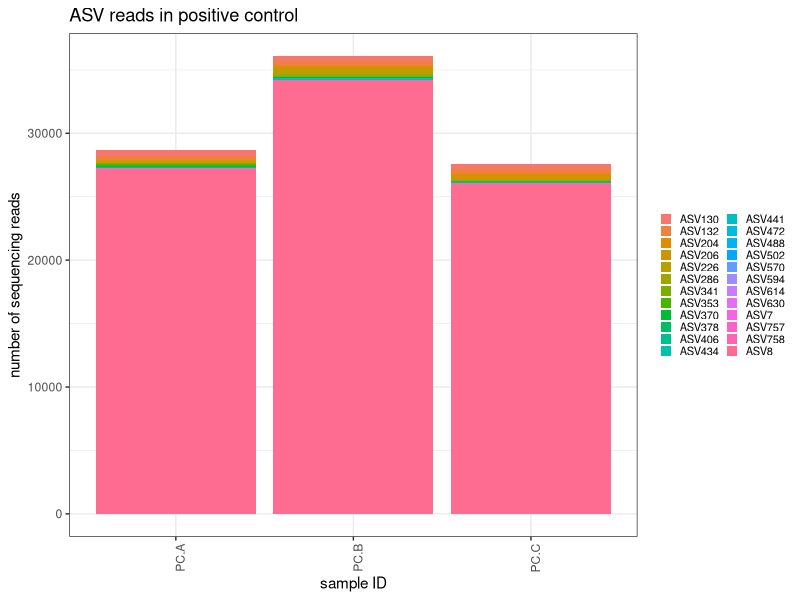
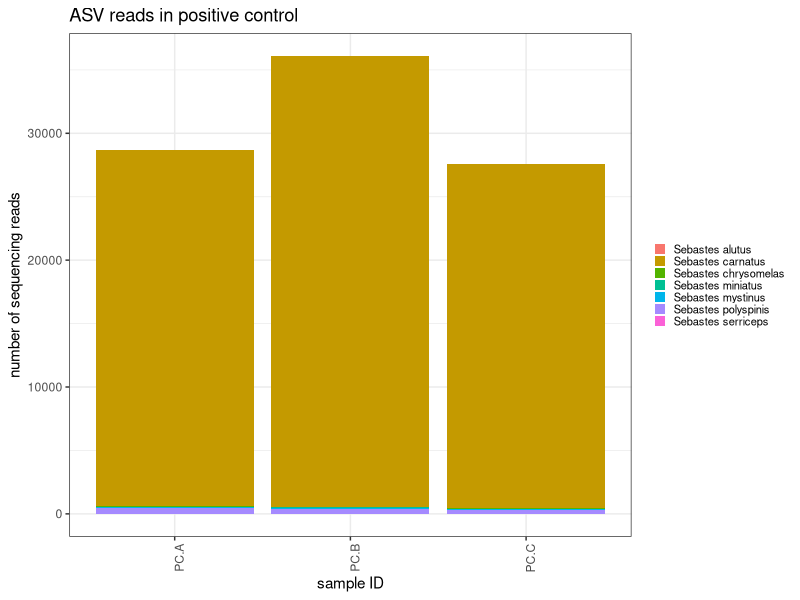
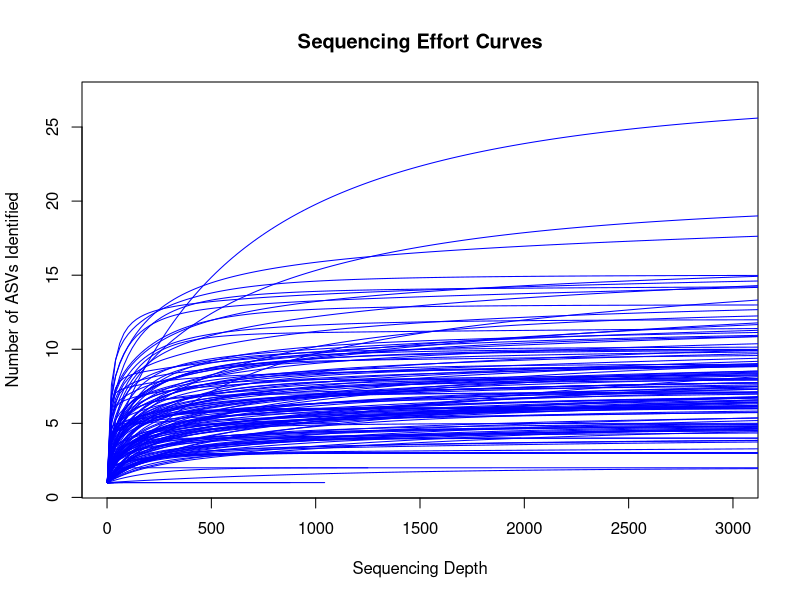

These figures' R source, in order:
## ---- chunk 1
library(tidyverse)
library(ggplot2)
library(here)
## ---- chunk 2
## load taxonomic assignments
assignments <- read.csv(here("data", "rkfish_outputs", "taxonomy_customrkfishdb.csv")) %>% unique() %>% select(!X) %>%
  rename(ASV = qseqid)
## ---- chunk 3
asv_table <- read.csv(here("data", "rkfish_outputs", "ASVtable.csv")) %>%
  rename(sample_id = X) %>%
  pivot_longer(cols = -1, names_to = "ASV", values_to = "reads") %>%
  filter(reads > 0) %>%
  left_join(assignments, by = "ASV")
## ---- chunk 4
asv_table_filter1 <- asv_table %>%
  filter(!is.na(taxon))

removed_asvs <- anti_join(asv_table, asv_table_filter1) %>%
  group_by(ASV) %>%
  summarize(total_reads = sum(reads)) %>%
  arrange(desc(total_reads))
removed_asvs

#how many ASVs and total reads removed because of no tax assignment? 
nrow(removed_asvs)
sum(removed_asvs$total_reads)
#proportion of reads removed because of no taxonomic assignment
sum(removed_asvs$total_reads)/sum(asv_table$reads)
## ---- chunk 5
track <- read.csv(here("data", "rkfish_outputs", "track.csv")) %>%
  rename(sample_id = X) #%>%
  #rename(fastq_ID = sample_id) %>% 
  #mutate(sample_id = gsub("-", "_", sample_id))

reads_per_sample <- asv_table_filter1 %>%
  group_by(sample_id) %>%
  summarize(tax_reads = sum(reads))

track <- track %>%
  left_join(reads_per_sample) %>%
  mutate(tax_reads = ifelse(is.na(tax_reads), 0, tax_reads))
## ---- chunk 6
metadata <- read.csv(here("data", "metadata_20260325run.csv")) %>%
  filter(primer == "Rockfish")
## ---- chunk 7
asv_table_filter1 <- asv_table_filter1 %>%
  rename(fastq_ID = sample_id) %>% 
  mutate(fastq_ID = gsub("-", "_", fastq_ID))

asv_table_with_sample_type <- metadata %>%
  dplyr::select(fastq_ID, extraction_ID, replicate, protocol) %>%
  left_join(asv_table_filter1, by = "fastq_ID")
## ---- chunk 8
asv_table_with_sample_type %>%
  filter(reads > 0) %>%
  filter(extraction_ID == "PC") %>%
  ggplot(aes(x=interaction(extraction_ID, replicate), y=reads, fill=ASV)) +
  geom_bar(stat = "identity") + 
    theme_bw() +
  labs(
    y = "number of sequencing reads",
    x = "sample ID",
    title = "ASV reads in positive control") + 
  theme(
    axis.text.x = element_text(angle = 90, hjust = 0.95),
    legend.text = element_text(size = 8),
    legend.key.size = unit(0.3, "cm"),
    legend.position = "right",
    #legend.position = "none",
    legend.title = element_blank()
  )

asv_table_with_sample_type %>%
  filter(reads > 0) %>%
  filter(extraction_ID == "PC") %>%
  ggplot(aes(x=interaction(extraction_ID, replicate), y=reads, fill=taxon)) +
  geom_bar(stat = "identity") + 
    theme_bw() +
  labs(
    y = "number of sequencing reads",
    x = "sample ID",
    title = "ASV reads in positive control") + 
  theme(
    axis.text.x = element_text(angle = 90, hjust = 0.95),
    legend.text = element_text(size = 8),
    legend.key.size = unit(0.3, "cm"),
    legend.position = "right",
    #legend.position = "none",
    legend.title = element_blank()
  )
## ---- chunk 9
prop_asvs_in_positives <- asv_table_with_sample_type %>%
  filter(reads > 0) %>%
  filter(extraction_ID == "PC") %>%
  group_by(extraction_ID, replicate) %>%
  mutate(TotalReadsPerSample = sum(reads)) %>%
  mutate(Prop = reads/TotalReadsPerSample) %>%
  group_by(ASV) %>%
  summarise(max_prop = max(Prop)) %>%
  arrange(desc(max_prop)) 
prop_asvs_in_positives
## ---- chunk 10
indexhop_table <- asv_table_with_sample_type %>%
  group_by(extraction_ID, replicate) %>%
  mutate(TotalReadsPerSample = sum(reads, na.rm = T)) %>%
  left_join(prop_asvs_in_positives, by = c("ASV")) %>%
  mutate(IndexHoppingReads = TotalReadsPerSample*max_prop) %>%
  mutate(IndexHoppingReads = if_else(is.na(IndexHoppingReads), 0, IndexHoppingReads)) %>%
  mutate(IndexHoppingReads = as.integer(IndexHoppingReads)) %>%
  mutate(reads_IndexHop_removed = reads - IndexHoppingReads) %>%
  mutate(reads_IndexHop_removed = if_else(reads_IndexHop_removed < 0, 0, reads_IndexHop_removed))
head(indexhop_table)
## ---- chunk 11
asv_table_filter2 <- indexhop_table %>%
  dplyr::select(!reads) %>%
  dplyr::select(!TotalReadsPerSample) %>%
  dplyr::select(!max_prop) %>%
  dplyr::select(!IndexHoppingReads) %>%
  dplyr::rename(reads = reads_IndexHop_removed)
## ---- chunk 12
asv_table_filter2  %>%
  filter(reads > 0) %>%
  filter(extraction_ID == "NC") 
## ---- chunk 13
library(vegan)

asv_table_wide <- asv_table_filter2 %>%
  select(extraction_ID, replicate, protocol, ASV, reads) %>%
  filter(!is.na(reads)) %>%
  mutate(reads = as.integer(reads)) %>%
  group_by(extraction_ID, replicate, protocol, ASV) %>%
  summarise(reads = sum(reads), .groups = "drop") %>%
  pivot_wider(names_from = ASV, values_from = reads, values_fill = 0)

extraction_ID <- asv_table_wide$extraction_ID

asv_table_wide <- asv_table_wide %>%
  ungroup() %>%
  select(-extraction_ID) %>%
  select(-replicate) %>%
  select(-protocol)

## plots the figure
rarecurve(asv_table_wide, step = 20, col = "blue", label = FALSE, 
          main = "Sequencing Effort Curves",
          xlab = "Sequencing Depth", ylab = "Number of ASVs Identified",
          xlim = c(0,3000))
## ---- chunk 14
read_summary <- asv_table_filter2 %>%
  filter(!is.na(reads)) %>%
  group_by(extraction_ID, replicate, protocol) %>%
  summarize(tot_reads = sum(reads)) %>%
  arrange(desc(tot_reads)) %>%
  group_by(protocol) %>%
  summarize(atleast0 = sum(tot_reads >= 0),
            atleast100 = sum(tot_reads >= 100),
            atleast500 = sum(tot_reads >= 500),
            atleast1k = sum(tot_reads >= 1000),
            atleast2k = sum(tot_reads >= 2000))
read_summary
## ---- chunk 15
asv_table_filter3 <- asv_table_with_sample_type %>%
  group_by(extraction_ID, replicate, protocol) %>%
  mutate(tot_reads = sum(reads)) %>%
  filter(tot_reads >= 1000)
## ---- chunk 16
#saveRDS(asv_table_filter3, file = here("data", "rkfish_decon", "decontaminated_asv_table.RDS"))
## ---- chunk 17
reads_per_sample_decon <- asv_table_filter3 %>%
  group_by(fastq_ID) %>%
  summarize(decon_reads = sum(reads)) 

track <- track %>%
  rename(fastq_ID = sample_id) %>% 
  mutate(fastq_ID = gsub("-", "_", fastq_ID)) %>%
  left_join(reads_per_sample_decon, by = "fastq_ID") %>%
  mutate(decon_reads = ifelse(is.na(decon_reads), 0, decon_reads))

#write.csv(track, here("data", "rkfish_decon", "track.csv"))
